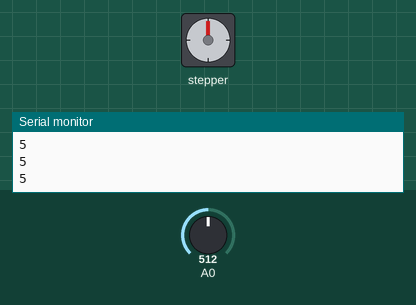
Simulated run of this sketch. Board: Arduino Uno, built with avr-gcc and run on an emulated ATmega328P. On the bench: stepper motor, the last lines printed to the serial monitor. The inputs (shaded band) are chosen by the test bench; at power-on: A0 = 512. Stepper angles assume 2048 steps per turn.

Above: at 1.2 s.
1.3 s: A0 set to 216
2.8 s: A0 set to 193
At 3.36 s:
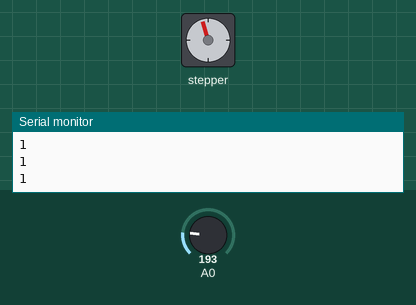
5.8 s: A0 set to 511
At 6.7 s:
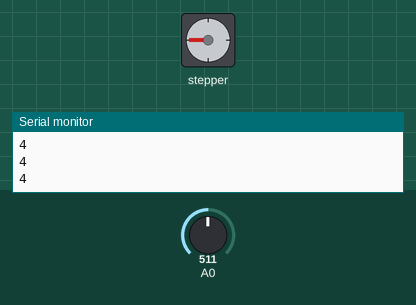
7.3 s: A0 set to 0
At 8.04 s:
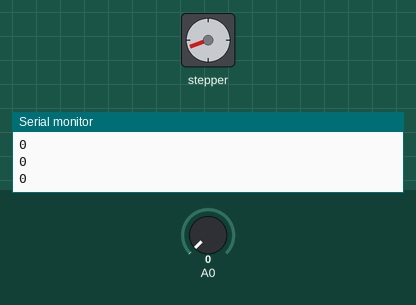
10.3 s: A0 set to 306
At 11.4 s:
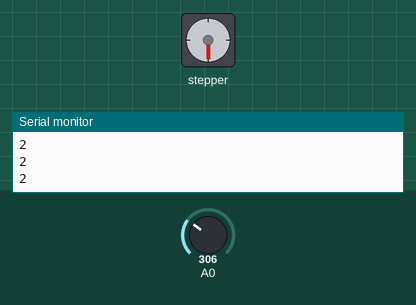
Timing chart, 0 to 12.8 s (numbered marks = the images above; inputs shaded):
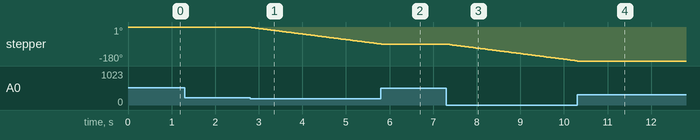

The sketch:

testsyringedriver.ino
```cpp
#include <Stepper.h>
const int stepsPerRevolution = 32*64;
Stepper myStepper(stepsPerRevolution, 9, 11, 10, 8);


void setup() {
  Serial.begin(9600);
}

void loop() {
  int sensorReading = analogRead(A0);
  int motorSpeed = map(sensorReading, 0, 1023, 0, 10);
  Serial.println(motorSpeed);

  if (motorSpeed > 8) {
    myStepper.setSpeed(5);
    myStepper.step(10);
  }
  if (motorSpeed < 2) {
    myStepper.setSpeed(5);
    myStepper.step(-10);
  }
}
```

Measured:
- the behaviour switches between 205 and 204 on A0 (found by bisection; images 0 and 1)
- after the input at 2.8 s, stepper: keeps turning counter-clockwise at about 30°/s, starting at once
- after the input at 5.8 s, stepper: goes on until 5.8 s, then stays -90°
- after the input at 7.3 s, stepper: keeps turning counter-clockwise at about 30°/s, starting at once
- after the input at 10.3 s, stepper: goes on until 10.3 s, then stays -180°
